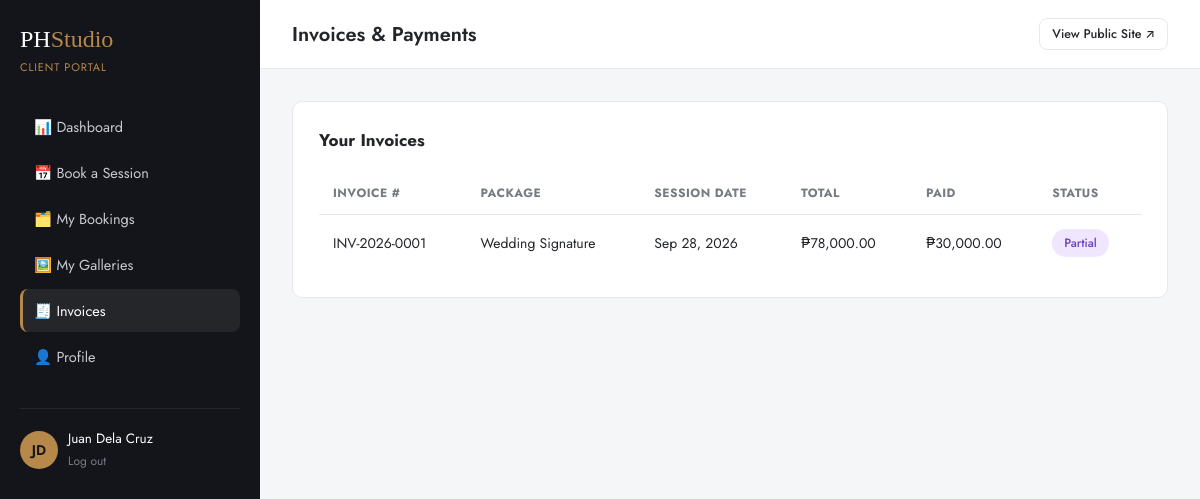
Page /backend/client/invoices.php (signed in) on the committed database.
### tables this page shows
CREATE TABLE invoices (
    id              INT UNSIGNED AUTO_INCREMENT PRIMARY KEY,
    booking_id      INT UNSIGNED NOT NULL,
    invoice_number  VARCHAR(30) NOT NULL UNIQUE,
    amount_total    DECIMAL(10,2) NOT NULL,
    amount_paid     DECIMAL(10,2) NOT NULL DEFAULT 0,
    status          ENUM('unpaid','partial','paid','refunded') NOT NULL DEFAULT 'unpaid',
    due_date        DATE DEFAULT NULL,
    issued_at       DATETIME NOT NULL DEFAULT CURRENT_TIMESTAMP,
    paid_at         DATETIME DEFAULT NULL,
    FOREIGN KEY (booking_id) REFERENCES bookings(id) ON DELETE CASCADE
);

CREATE TABLE packages (
    id              INT UNSIGNED AUTO_INCREMENT PRIMARY KEY,
    category_id     INT UNSIGNED DEFAULT NULL,
    name            VARCHAR(120) NOT NULL,
    slug            VARCHAR(120) NOT NULL UNIQUE,
    description     TEXT,
    price           DECIMAL(10,2) NOT NULL,
    duration_hours  DECIMAL(4,1) DEFAULT NULL,
    deliverables    TEXT COMMENT 'JSON array of bullet points',
    is_popular      TINYINT(1) NOT NULL DEFAULT 0,
    is_active       TINYINT(1) NOT NULL DEFAULT 1,
    sort_order      INT UNSIGNED DEFAULT 0,
    created_at      DATETIME NOT NULL DEFAULT CURRENT_TIMESTAMP,
    FOREIGN KEY (category_id) REFERENCES categories(id) ON DELETE SET NULL
);

CREATE TABLE bookings (
    id                  INT UNSIGNED AUTO_INCREMENT PRIMARY KEY,
    client_id           INT UNSIGNED NOT NULL,
    photographer_id     INT UNSIGNED DEFAULT NULL,
    package_id          INT UNSIGNED NOT NULL,
    category_id         INT UNSIGNED DEFAULT NULL,
    session_date        DATE NOT NULL,
    start_time          TIME NOT NULL,
    end_time            TIME NOT NULL,
    location            VARCHAR(255) DEFAULT NULL,
    event_details        TEXT,
    status              ENUM('pending','confirmed','in_progress','completed','cancelled') NOT NULL DEFAULT 'pending',
    admin_notes         TEXT COMMENT 'Internal / shared notes from photographer to client',
    created_at          DATETIME NOT NULL DEFAULT CURRENT_TIMESTAMP,
    updated_at          DATETIME NOT NULL DEFAULT CURRENT_TIMESTAMP ON UPDATE CURRENT_TIMESTAMP,
    FOREIGN KEY (client_id) REFERENCES users(id) ON DELETE CASCADE,
    FOREIGN KEY (photographer_id) REFERENCES users(id) ON DELETE SET NULL,
    FOREIGN KEY (package_id) REFERENCES packages(id),
    FOREIGN KEY (category_id) REFERENCES categories(id) ON DELETE SET NULL,
    UNIQUE KEY uniq_booking_slot (photographer_id, session_date, start_time),
    INDEX idx_client (client_id),
    INDEX idx_status (status),
    INDEX idx_date (session_date)
);

### backend/config/db.php (called while the page is built, shortened)
<?php
function db(): PDO
{
    static $pdo = null;
    $dsn = sprintf(
        'mysql:host=%s;port=%s;dbname=%s;charset=utf8mb4',
        DB_HOST,
        DB_PORT,
        DB_NAME
    );
    try {
        $pdo = new PDO($dsn, DB_USER, DB_PASS, [
            PDO::ATTR_ERRMODE            => PDO::ERRMODE_EXCEPTION,
            PDO::ATTR_DEFAULT_FETCH_MODE => PDO::FETCH_ASSOC,
            PDO::ATTR_EMULATE_PREPARES   => false,
        ]);
    } catch (PDOException $e) {
        if (APP_DEBUG) {
            die('Database connection failed: ' . $e->getMessage());
        }
        die('We are experiencing a temporary issue. Please try again shortly.');
    }
    return $pdo;
}

### backend/client/invoices.php (the view, shortened to what this page needs)
<?php
require_once __DIR__ . '/../includes/functions.php';
$user = current_user();
$stmt = db()->prepare('SELECT i.*, pk.name AS package_name, b.session_date FROM invoices i
                        JOIN bookings b ON b.id = i.booking_id
                        JOIN packages pk ON pk.id = b.package_id
                        WHERE b.client_id = ? ORDER BY i.issued_at DESC');
$stmt->execute([$user['id']]);
$invoices = $stmt->fetchAll();
require __DIR__ . '/../includes/dash_header.php';
?>
<div class="panel">
  <div class="panel-head"><h3>Your Invoices</h3></div>
  <?php if (!$invoices): ?>
    <div class="empty-state">
      <div class="icon">🧾</div>
      <p>No invoices yet.</p>
    </div>
  <?php else: ?>
    <div class="table-wrap">
      <table class="d-table">
        <thead><tr><th>Invoice #</th><th>Package</th><th>Session Date</th><th>Total</th><th>Paid</th><th>Status</th></tr></thead>
        <tbody>
          <?php foreach ($invoices as $inv): ?>
          <tr>
            <td><?= e($inv['invoice_number']) ?></td>
            <td><?= e($inv['package_name']) ?></td>
            <td><?= pretty_date($inv['session_date']) ?></td>
            <td><?= money($inv['amount_total']) ?></td>
            <td><?= money($inv['amount_paid']) ?></td>
            <td><?= status_badge($inv['status']) ?></td>
          </tr>
          <?php endforeach; ?>
        </tbody>
      </table>
    </div>
  <?php endif; ?>
</div>
<?php require __DIR__ . '/../includes/dash_footer.php'; ?>

### backend/includes/functions.php (shortened to what this page needs)
<?php
require_once __DIR__ . '/../config/db.php';
function e(?string $value): string
{
    return htmlspecialchars($value ?? '', ENT_QUOTES, 'UTF-8');
}
function money(float $amount): string
{
    return '₱' . number_format($amount, 2);
}
function pretty_date(string $date, string $format = 'M j, Y'): string
{
    $ts = strtotime($date);
    return $ts ? date($format, $ts) : $date;
}
function status_badge(string $status): string
{
    $map = [
        'pending'     => 'badge badge-pending',
        'confirmed'   => 'badge badge-confirmed',
        'in_progress' => 'badge badge-progress',
        'completed'   => 'badge badge-completed',
        'cancelled'   => 'badge badge-cancelled',
        'unpaid'      => 'badge badge-pending',
        'partial'     => 'badge badge-progress',
        'paid'        => 'badge badge-completed',
        'refunded'    => 'badge badge-cancelled',
    ];
    $class = $map[$status] ?? 'badge';
    $label = ucwords(str_replace('_', ' ', $status));
    return '<span class="' . $class . '">' . e($label) . '</span>';
}

### backend/assets/css/dashboard.css (style rules this page uses)
:root { --d-black: #14151a; --d-charcoal: #1f2128; --d-gold: #b6884a; --d-bg: #f5f6f8; --d-card: #ffffff; --d-border: #e6e8ec; --d-text: #23252b; --d-muted: #767a85; --d-radius: 10px; --d-font: 'Jost', -apple-system, BlinkMacSystemFont, sans-serif; }
* { box-sizing: border-box; }
body.dashboard { margin: 0; font-family: var(--d-font); background: var(--d-bg); color: var(--d-text); display: flex; min-height: 100vh; }
.panel { background: var(--d-card); border: 1px solid var(--d-border); border-radius: var(--d-radius); padding: 26px; margin-bottom: 26px; }
.panel-head { display: flex; align-items: center; justify-content: space-between; margin-bottom: 20px; flex-wrap: wrap; gap: 12px; }
.panel-head h3 { font-size: 17px; margin: 0; }
.table-wrap { overflow-x: auto; }
table.d-table { width: 100%; border-collapse: collapse; font-size: 14px; }
table.d-table th { text-align: left; padding: 12px 14px; font-size: 12px; text-transform: uppercase; letter-spacing: 0.04em; color: var(--d-muted); border-bottom: 1px solid var(--d-border); }
table.d-table td { padding: 14px; border-bottom: 1px solid var(--d-border); vertical-align: middle; }
table.d-table tr:last-child td { border-bottom: none; }
.badge { display: inline-block; padding: 5px 12px; border-radius: 999px; font-size: 12px; font-weight: 500; text-transform: capitalize; white-space: nowrap; }
.badge-progress { background: #f0e6ff; color: #6a3fc0; }

### rows in the picture
invoices: invoice_number "INV-2026-0001", packages.name "Wedding Signature", booking.session_date "Sep 28, 2026", amount_total "₱78,000.00", amount_paid "₱30,000.00", status "Partial"

### other values in the picture
$initials ?: 'U' "JD"
$user['full_name'] "Juan Dela Cruz"
$dashTitle "Invoices & Payments"
